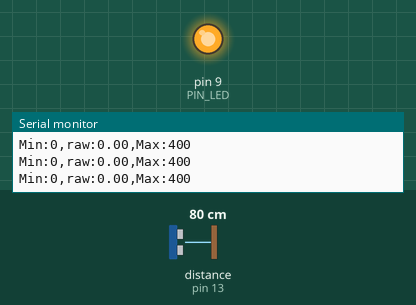
The sketch below on a simulated Arduino Uno, built with avr-gcc and run on an emulated ATmega328P. Parts: output pins drawn as LEDs (lit = HIGH), the last lines printed to the serial monitor. Wiring (inferred from the names in the program): ultrasonic range finder: trigger pin 12; echo pin 13. The inputs (shaded band) are chosen by the test bench; at power-on: distance to the obstacle (sensor on pin 13) 80 cm. The echo pulse lasts 58.3 µs per cm; pins used as bus, display or sensor lines are not drawn.

Above: at 1.2 s.
1.3 s: distance to the obstacle (sensor on pin 13) set to 18 cm
At 2.3 s:
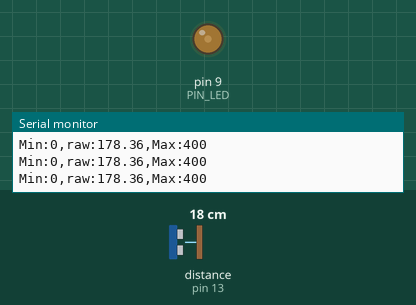
2.8 s: distance to the obstacle (sensor on pin 13) set to 2 cm
At 3.4 s:
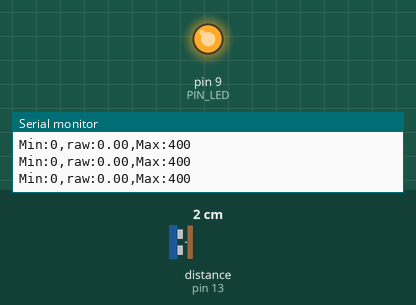
Timing chart, 0 to 5.8 s (numbered marks = the images above; inputs shaded):
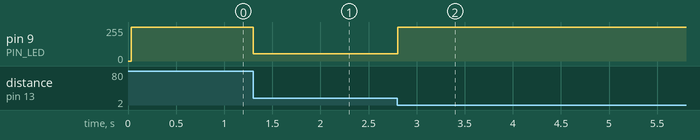

The sketch:

08_example_3.ino
```cpp
// Arduino pin assignment
#define PIN_LED 9
#define PIN_TRIG 12
#define PIN_ECHO 13

// configurable parameters
#define SND_VEL 346.0 // sound velocity at 24 celsius degree (unit: m/s)
#define INTERVAL 25 // sampling interval (unit: ms)
#define _DIST_MIN 100 // minimum distance to be measured (unit: mm)
#define _DIST_MAX 300 // maximum distance to be measured (unit: mm)

// global variables
float timeout; // unit: us
float dist_min, dist_max, dist_raw; // unit: mm
unsigned long last_sampling_time; // unit: ms
float scale; // used for pulse duration to distance conversion

void setup() {
// initialize GPIO pins
  pinMode(PIN_LED,OUTPUT);
  pinMode(PIN_TRIG,OUTPUT);
  digitalWrite(PIN_TRIG, LOW);
  pinMode(PIN_ECHO,INPUT);

// initialize USS related variables
  dist_min = _DIST_MIN;
  dist_max = _DIST_MAX;
  timeout = (INTERVAL / 2) * 1000.0; // precalculate pulseIn() timeout value. (unit: us)
  dist_raw = 0.0; // raw distance output from USS (unit: mm)
  scale = 0.001 * 0.5 * SND_VEL;

// initialize serial port
  Serial.begin(57600);

// initialize last sampling time
  last_sampling_time = 0;
}

void loop() {
// wait until next sampling time.
// millis() returns the number of milliseconds since the program started. Will overflow after 50 days.
  if(millis() < last_sampling_time + INTERVAL) return;

// get a distance reading from the USS
  dist_raw = USS_measure(PIN_TRIG,PIN_ECHO);

// output the read value to the serial port
  Serial.print("Min:0,");
  Serial.print("raw:");
  Serial.print(dist_raw);
  Serial.print(",");
  Serial.println("Max:400");

// turn on the LED if the distance is between dist_min and dist_max
  if(dist_raw >= 200) {
    analogWrite(PIN_LED,(dist_raw - 200)*2.5);
  }
  if(dist_raw < 200) {
    analogWrite(PIN_LED, (200 - dist_raw)*2.5);
  }


// update last sampling time
  last_sampling_time += INTERVAL;
}

// get a distance reading from USS. return value is in millimeter.
float USS_measure(int TRIG, int ECHO)
{
  float reading;
  digitalWrite(TRIG, HIGH);
  delayMicroseconds(10);
  digitalWrite(TRIG, LOW);
  reading = pulseIn(ECHO, HIGH, timeout) * scale; // unit: mm
  if(reading < dist_min || reading > dist_max) reading = 0.0; // return 0 when out of range.
  return reading;
  if(reading = 0) reading = dist_raw;
  return reading;
  // Pulse duration to distance conversion example (target distance = 17.3m)
  // - round trip distance: 34.6m
  // - expected pulse duration: 0.1 sec, or 100,000us
  // - pulseIn(ECHO, HIGH, timeout) * 0.001 * 0.5 * SND_VEL
  //           = 100,000 micro*sec * 0.001 milli/micro * 0.5 * 346 meter/sec
  //           = 100,000 * 0.001 * 0.5 * 346 * micro * sec * milli * meter
  //                                           ----------------------------
  //                                           micro * sec
  //           = 100 * 173 milli*meter = 17,300 mm = 17.3m
  // pulseIn() returns microseconds.
}
```

Measured:
- after the input at 1.3 s, pin 9 (PIN_LED): 255/255 → 54/255 at once
- after the input at 2.8 s, pin 9 (PIN_LED): 54/255 → 255/255 at once
